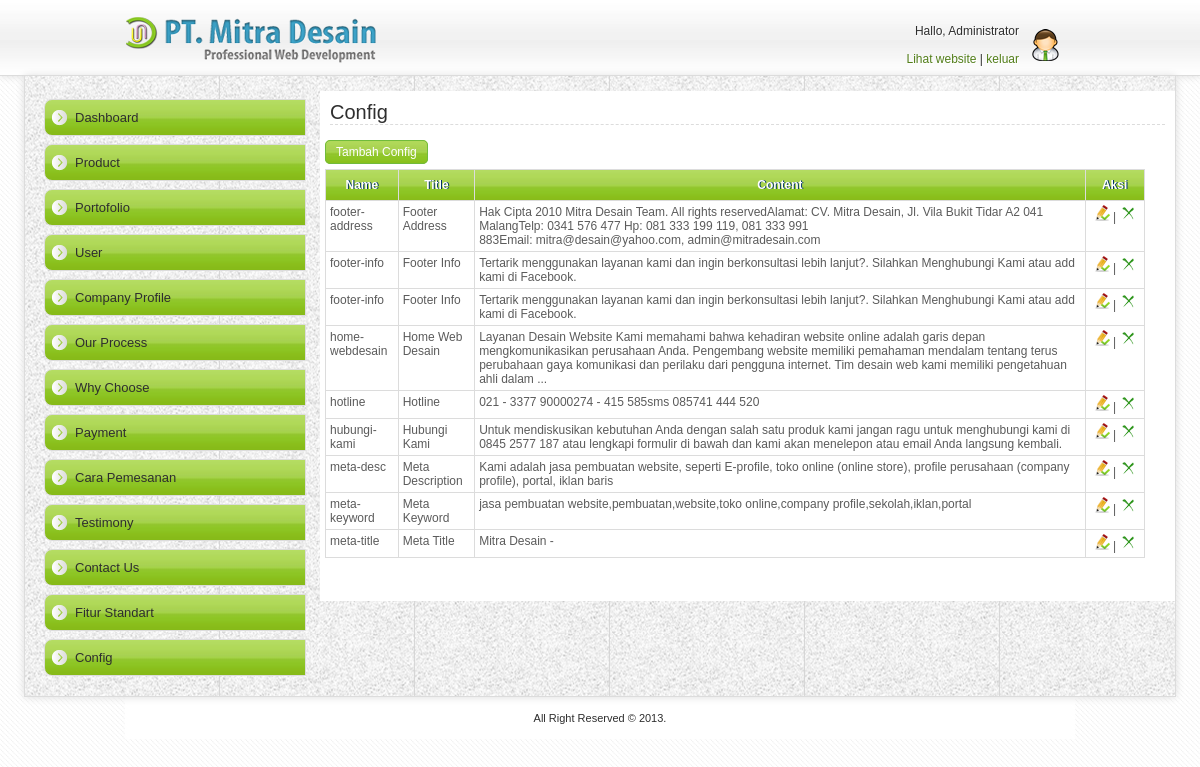
Before: /index.php/panel/config with the older database file.
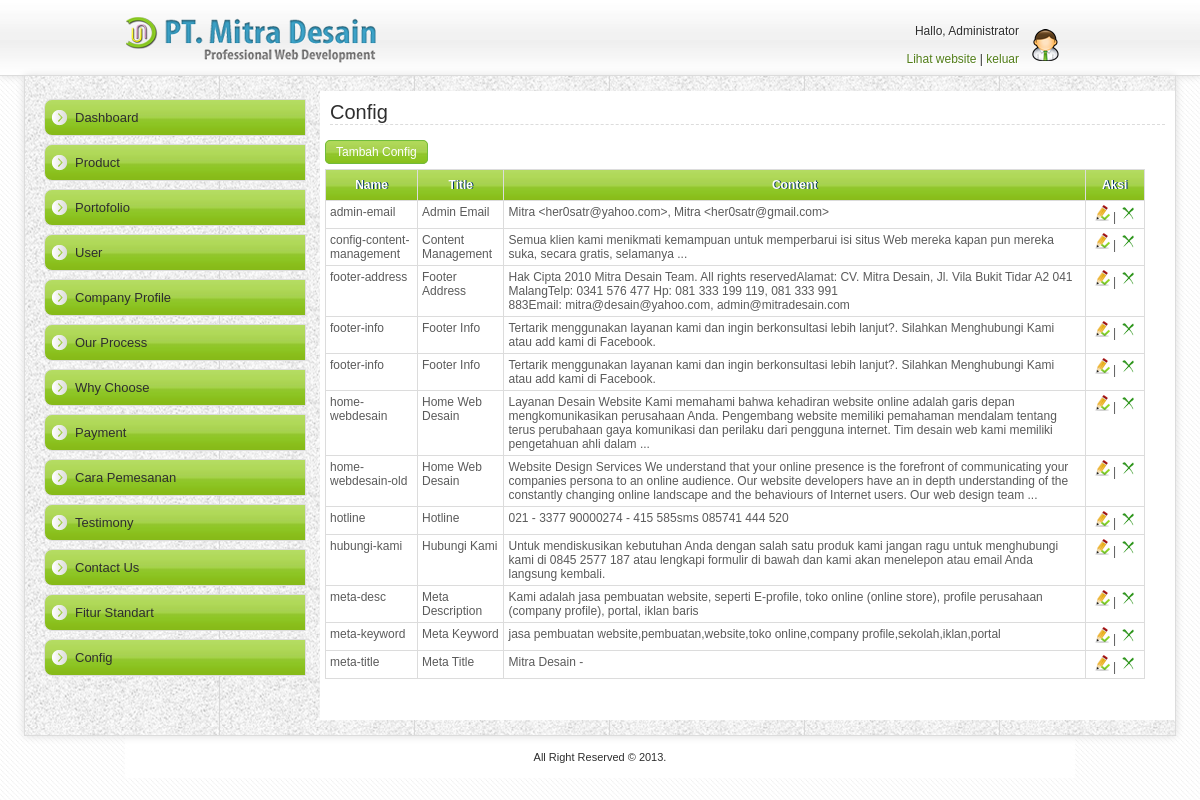
After: the same page with the newer database file.
### tables this page shows
CREATE TABLE IF NOT EXISTS `config` (
  `config_id` int(11) NOT NULL AUTO_INCREMENT,
  `config_category` varchar(100) NOT NULL,
  `config_name` varchar(255) NOT NULL,
  `config_title` varchar(255) NOT NULL,
  `config_content` longtext NOT NULL,
  `config_hide` tinyint(4) NOT NULL,
  PRIMARY KEY (`config_id`)
);

### application/controllers/panel/config.php (called while the page is built, shortened)
<?php if ( ! defined('BASEPATH')) exit('No direct script access allowed');
class config extends CI_Controller {
	function index() {
		$this->load->view( 'panel/config_grid' );
	}
}

### index.php (called while the page is built, shortened)
<?php
require_once BASEPATH.'core/CodeIgniter.php';

### application/helpers/common_helper.php (called while the page is built, shortened)
<?php
if (! function_exists('StripArray')) {
	function StripArray($Array, $FieldName = array()) {
		$ArrayResult = array();
		foreach($Array as $Key => $Element) {
			if (in_array($Key, $FieldName) && in_array($Element, array('0', '0000-00-00', '0000-00-00 00:00:00'))) {
				$ArrayResult[$Key] = null;
			} else {
				$ArrayResult[$Key] = stripslashes($Element);
			}
		}
		return $ArrayResult;
	}
}
if (! function_exists('GetStringFilter')) {
	function GetStringFilter($Param, $ReplaceField = array()) {
		$StringFilter = '';
		if (isset($Param['filter']) && !empty($Param['filter'])) {
			$Filter = json_decode($Param['filter']);
			foreach ($Filter as $Array) {
				$Field = (isset($ReplaceField[$Array->field])) ? $ReplaceField[$Array->field] : $Array->field;
				if (isset($Array->field) && isset($Array->value)) {
					if ($Array->type == 'numeric') {
						if ($Array->comparison == 'eq') {
							$StringFilter .= "AND " . $Field." = '".$Array->value."' ";
						} else if ($Array->comparison == 'lt') {
							$StringFilter .= "AND " . $Field." < '".$Array->value."' ";
						} else if ($Array->comparison == 'gt') {
							$StringFilter .= "AND " . $Field." > '".$Array->value."' ";
						}
					} else if ($Array->type == 'date') {
						if ($Array->comparison == 'eq') {
							$StringFilter .= "AND " . $Field." = '".ConvertDateToQuery($Array->value)."' ";
						} else if ($Array->comparison == 'lt') {
							$StringFilter .= "AND " . $Field." < '".ConvertDateToQuery($Array->value)."' ";
						} else if ($Array->comparison == 'gt') {
							$StringFilter .= "AND " . $Field." > '".ConvertDateToQuery($Array->value)."' ";
						}
					} else if ($Array->type == 'list') {
						$Array->field = $Field;
						$StringFilter .= GetStringFromList($Array);
					} else if ($Array->type == 'custom') {
						$StringFilter .= "AND " . $Array->field . ' ';
					} else {
						$StringFilter .= "AND " . $Field." LIKE '".$Array->value."%' ";
					}
				}
			}
		}
		return $StringFilter;
	}
}
if (! function_exists('GetLengthChar')) {
	function GetLengthChar($String, $LengthMax, $Follower = '') {
		if (strlen($String) > $LengthMax) {
			$String = substr($String, 0, $LengthMax);
			$Stringpos = strrpos($String, ' ');
			if (false !== $Stringpos) $String = substr($String, 0, $Stringpos);
			if (!empty($Follower)) {
				$String .= $Follower;
			}
		}
		return $String;
	}
}
?>

### application/models/config_model.php (called while the page is built, shortened)
<?php if ( ! defined('BASEPATH')) exit('No direct script access allowed');
class Config_model extends CI_Model {
	function get_array($param = array()) {
		$Array = array();
		$StringFilter = GetStringFilter($param);
		$PageOffset = (isset($param['start']) && !empty($param['start'])) ? $param['start'] : 0;
		$PageLimit = (isset($param['limit']) && !empty($param['limit'])) ? $param['limit'] : 25;
		$StringSorting = (isset($param['sort'])) ? GetStringSorting($param['sort']) : 'config_name ASC';
		$SelectQuery = "
			SELECT Config.*
			FROM ".CONFIG." Config
			WHERE 1 $StringFilter
			ORDER BY $StringSorting
			LIMIT $PageOffset, $PageLimit
		";
		$SelectResult = mysql_query($SelectQuery) or die(mysql_error());
		while (false !== $Row = mysql_fetch_assoc($SelectResult)) {
			$Array[] = $this->sync($Row);
		}
		return $Array;
	}
	function sync($row) {
		$row = StripArray($row);
		$row['config_content_clean'] = strip_tags($row['config_content']);
		return $row;
	}
}

### application/views/panel/config_grid.php (the view, shortened to what this page needs)
<?php
	$config_category = (isset($_GET['config_category'])) ? $_GET['config_category'] : '';
	$config_title = (empty($config_category)) ? 'Config' : $config_category;
	$param_config = array( 'filter' => '[{"type":"numeric","comparison":"eq","value":"'.$config_category.'","field":"config_category"}]' );
	$array_config = $this->Config_model->get_array($param_config);
?>
<?php $this->load->view( 'panel/common/meta' ); ?>
<body>
<?php $this->load->view( 'panel/common/header' ); ?>
<div id="wrapper">
	<?php $this->load->view( 'panel/common/content_left' ); ?>
	<div id="rightContent">
		<h3><?php echo $config_title; ?></h3>
		<a href="<?php echo base_url('panel/config/edit/0/?config_category='.$config_category); ?>" class="button">Tambah <?php echo $config_title; ?></a>
		<table class="data"><tbody>
			<tr class="data">
				<th class="data">Name</th>
				<th class="data">Title</th>
				<th class="data">Content</th>
				<th class="data" style="width: 50px;">Aksi</th></tr>
			<?php foreach ($array_config as $config) { ?>
				<tr class="data">
					<td class="data"><?php echo $config['config_name']; ?></td>
					<td class="data"><?php echo $config['config_title']; ?></td>
					<td class="data"><?php echo GetLengthChar(strip_tags($config['config_content']), 300, ' ...'); ?></td>
					<td class="data center">
						<?php unset($config['config_content']); ?>
						<a href="<?php echo base_url('panel/config/edit/'.$config['config_id']); ?>"><img title="edit data" src="<?php echo base_url(); ?>static/image/edit.png"></a> |
						<a class="cursor"><img title="hapus data" src="<?php echo base_url(); ?>static/image/delete.png" class="config_delete"></a></td>
					</tr>
			<?php } ?>
		</tbody></table>
		<div class="red message pad"><?php echo flashmsg_get(); ?></div>
	</div>
</div>
<?php $this->load->view( 'panel/common/footer' ); ?>
</body>
</html>

### application/views/panel/common/meta.php (shortened to what this page needs)
<html>
<head>
	<link rel="stylesheet" type="text/css" href="<?php echo base_url(); ?>static/css/mos-style.css">
    <link rel="stylesheet" href="http://simpeg.ub.ac.id/Style/smoothness/jquery-ui-1.8.5.custom.css">
</head>

### application/views/panel/common/header.php (shortened to what this page needs)
<div id="header">
	<div class="inHeader">
		<div class="mosAdmin">
			Hallo, Administrator<br /><br />
			<a href="<?php echo base_url(); ?>">Lihat website</a> |
			<a href="<?php echo base_url('panel/home/logout'); ?>" title="Logout">keluar</a>
		</div>
	</div>
</div>

### application/views/panel/common/content_left.php
<div id="leftBar">
	<ul>
		<li><a href="<?php echo base_url('panel/home/dashboard'); ?>">Dashboard</a></li>
		<li><a href="<?php echo base_url('panel/product'); ?>">Product</a></li>
		<li><a href="<?php echo base_url('panel/portofolio'); ?>">Portofolio</a></li>
		<li><a href="<?php echo base_url('panel/user'); ?>">User</a></li>
		<li><a href="<?php echo base_url('panel/config/?config_category=Company Profile'); ?>">Company Profile</a></li>
		<li><a href="<?php echo base_url('panel/config/?config_category=Our Process'); ?>">Our Process</a></li>
		<li><a href="<?php echo base_url('panel/config/?config_category=Why Choose'); ?>">Why Choose</a></li>
		<li><a href="<?php echo base_url('panel/config/?config_category=Payment'); ?>">Payment</a></li>
		<li><a href="<?php echo base_url('panel/config/?config_category=Cara Pemesanan'); ?>">Cara Pemesanan</a></li>
		<li><a href="<?php echo base_url('panel/config/?config_category=Testimony'); ?>">Testimony</a></li>
		<li><a href="<?php echo base_url('panel/config/?config_category=Contact Us'); ?>">Contact Us</a></li>
		<li><a href="<?php echo base_url('panel/config/?config_category=Fitur Standart'); ?>">Fitur Standart</a></li>
		<li><a href="<?php echo base_url('panel/config'); ?>">Config</a></li>
	</ul>
</div>

### application/views/panel/common/footer.php
<div id="footer">All Right Reserved &copy; 2013.</div>

### static/css/mos-style.css (style rules this page uses)
body { background: url(../image/latar.jpg); margin: 0; padding: 0; font-family: Arial; font-size: 12px; color: #2e2e2e; text-align: center; }
.cursor { cursor: pointer; }
.center { text-align: center; }
.red { color: #FF0000; }
img { border: none; }
a { color: #527e19; text-decoration: none; }
.button { cursor: pointer; padding: 4px 10px 4px 10px; color: #fff; background: url(../image/green.jpg) repeat left center; border: 1px solid #71bb3b; -moz-border-radius: 5px; -webkit-border-radius: 5px; -o-border-radius: 5px; }
table { border:none;font-size: 12px; }
td { border:none; padding: 5px; }
table.data { border: 1px solid #dcdcdc; margin: 10px 0px 20px 0px; width: 97%; border-collapse: collapse;font-size: 12px; }
th.data { padding: 8px 4px 8px 4px;border: 1px solid #dcdcdc; background: url(../image/green.jpg)repeat left center;text-shadow: 1px 0px #003362;color: #fff }
td.data { padding: 4px; border: 1px solid #dcdcdc;color: #5b5b5b;vertical-align: top; }
tr.data { background: #fff }
#header { width: 100%; border-bottom: 1px solid #dcdcdc; background: url(../image/headerbg.jpg) repeat left; height: 75px; z-index: 1000; -moz-box-shadow: 0px 0px 8px #dcdcdc; -webkit-box-shadow: 0px 0px 8px #dcdcdc; }
.inHeader { float: center; background: url(../image/logo-pt.png) no-repeat left center; margin: auto; width: 920px; height: 50px; padding: 14px; border-right: 0px solid #dcdcdc; border-left: 0px solid #dcdcdc; }
.mosAdmin { float: right; border: 0px solid #dcdcdc; margin: 0 1px 0 auto; text-align: right; padding: 10px 40px 10px 10px; background: url(../image/administrator.png) no-repeat right center; text-shadow: 1px 1px #fff; }
#wrapper { width: 1150px; padding: 15px 0 0 0; position: relative; border-left: 1px solid #dcdcdc; border-right: 1px solid #dcdcdc; border-bottom: 1px solid #dcdcdc; float: center; margin: auto; text-align: left; background: #fff url(../image/bg_kiri.png) repeat; -moz-box-shadow: 0px 0px 8px #dcdcdc; -webkit-box-shadow: 0px 0px 8px #dcdcdc; }
#leftBar { width: 285px; float: left; padding: 0 0 20px 10px; border-right: 0px solid #dcdcdc; text-align: left; }
#leftBar ul { list-style: none;padding: 0; margin: 0;font-size: 13px; }
#leftBar ul li { width: 250px; background: url(../image/icon-left.png) no-repeat left center, url(../image/green.jpg) repeat left center; padding: 10px 0 10px 10px; margin-top: 8px;margin-left: 9px; border: 1px solid #dcdcdc; -moz-border-radius-topleft: 8px;-moz-border-radius-bottomleft: 8px; -webkit-border-top-left-radius: 8px;-webkit-border-bottom-left-radius: 8px; -o-border-top-left-radius: 8px;-o-border-bottom-left-radius: 8px; }
#leftBar ul li a { width: 100%; color: #2e2e2e; cursor: pointer; padding: 10px 65px 10px 20px; -webkit-transition: padding-left 250ms ease-out; -moz-transition: padding-left 250ms ease-out; -o-transition: padding-left 250ms ease-out; }
#rightContent { min-height: 500px; width: 845px; padding: 5px; float: right; border-left: 0px solid #dcdcdc; text-align: left; background: #fff; margin: 0 0 15px 0; }
#rightContent .pad { padding: 8px 0; }
#rightContent h3 { font-size: 20px; font-weight: normal; padding: 0; margin: 5px 5px 20px 5px; border-bottom: 1px dashed #dcdcdc; }
#footer { width: 950px; margin: 0 auto 25px auto; text-align: center; padding: 15px 0 15px 0; text-align: center; font-size: 11px; background: #fff; }

Changed rows visible on the page:
added config: config_name "admin-email", config_title "Admin Email", config_content "Mitra <her0satr@yahoo.com>, Mitra <her0satr@gmail.com>"
added config: config_name "config-content-management", config_title "Content Management", config_content "Semua klien kami menikmati kemampuan untuk memperbarui isi situs Web mereka kapan pun mereka suka, secara gratis, selamanya ..."
added config: config_name "home-webdesain-old", config_title "Home Web Desain", config_content "Website Design Services We understand that your online presence is the forefront of communicating your companies persona to an online audience. Our website developers have an in depth understanding of the constantly changing online landscape and the behaviours of Internet users. Our web design team ..."
